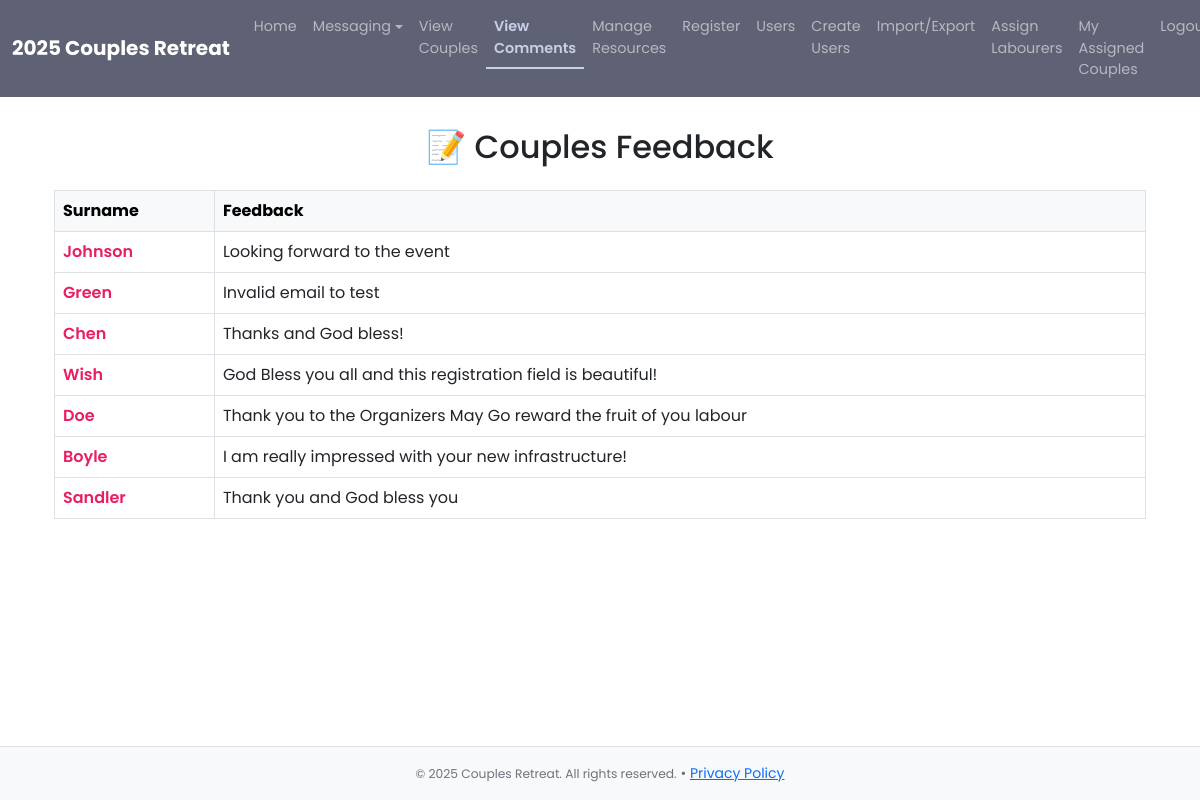
Page /view_comments (signed in) on the committed database.
### website/models.py (models this page shows, shortened)
class Registered(models.Model):
    unique_id = models.UUIDField(default=uuid.uuid4, editable=False, unique=True)
    labourer = models.ForeignKey(
        User,
        null=True,
        blank=True,
        on_delete=models.SET_NULL,
        limit_choices_to={'is_staff': True},
        related_name='assigned_couples'
    )
    s_name = models.CharField('Surname', max_length=120, null=False)
    f_name_m = models.CharField('Husband\'s First Name', max_length=120, null=False)
    phone_no_m = models.CharField('Husband\'s Phone Number', max_length=40, unique=True, null=False)
    email_m = models.EmailField('Husband\'s Email', null=True, blank=True, unique=False)
    f_name_f = models.CharField('Wife\'s First Name', max_length=120, null=False)
    phone_no_f = models.CharField('Wife\'s Phone Number', max_length=40, unique=True, null=False)
    email_f = models.EmailField('Wife\'s Email', null=True, blank=True, unique=False)
    year_married = models.IntegerField('Year Married', null=False)
    attended_previous = models.CharField('Attended Previous Version?', max_length=3, choices=[('Yes', 'Yes'), ('No', 'No')], null=False)
    how_heard_about_program = models.CharField('How You Heard About Program', max_length=255, null=False)
    comments = models.TextField('Comments', null=True, blank=True)
    created_at = models.DateTimeField(auto_now_add=True)
    updated_at = models.DateTimeField(auto_now=True)
    has_downloaded_tag = models.BooleanField(default=False)
    has_confirmed_attendance = models.BooleanField(default=False)
    is_present = models.BooleanField(default=False)

### website/views.py (the view)
# urls.py: path('view_comments', views.view_comments, name='view_comments'),
@superuser_required
def view_comments(request):
    couples_with_comments = Registered.objects.filter(comments__isnull=False).exclude(comments__exact='').order_by('-id')
    return render(request, 'view_comments.html', {'couples': couples_with_comments})

### website/views.py (called while the page is built)
def superuser_required(view_func):
    @wraps(view_func)
    def _wrapped_view(request, *args, **kwargs):
        if not request.user.is_authenticated or not request.user.is_superuser:
            messages.warning(request, "You do not have permission to access this page.")
            return redirect('admin_login')
        return view_func(request, *args, **kwargs)
    return _wrapped_view

### website/templates/view_comments.html (shortened to what this page needs)
{% extends 'base.html' %}
{% block content %}
<div class="container mt-5">
    <h2 class="mb-4 text-center">📝 Couples Feedback</h2>
    {% if couples %}
        <div class="table-responsive">
            <table class="table table-bordered table-hover align-middle">
                <thead class="table-light">
                    <tr>
                        <th>Surname</th>
                        <th>Feedback</th>
                    </tr>
                </thead>
                <tbody>
                    {% for couple in couples %}
                        <tr>
                            <td>
                                <a href="{% url 'view_registee' couple.unique_id %}">
                                    {{ couple.s_name }}
                                </a>
                            </td>
                            <td>{{ couple.comments }}</td>
                        </tr>
                    {% endfor %}
                </tbody>
            </table>
        </div>
    {% else %}
        <p class="text-center text-muted">No comments have been submitted yet.</p>
    {% endif %}
</div>
{% endblock %}

### website/templates/base.html (style rules this page uses)
html, body { height: 100%; margin: 0; font-family: 'Poppins', sans-serif; }
body { display: flex; flex-direction: column; padding-top: 56px; }

### website/templates/view_comments.html (style rules this page uses)
table a { font-weight: 600; text-decoration: none; color: #e91e63; }

### rows in the picture
Registered: s_name "Johnson", comments "Looking forward to the event"
Registered: s_name "Green", comments "Invalid email to test"
Registered: s_name "Chen", comments "Thanks and God bless!"
Registered: s_name "Wish", comments "God Bless you all and this registration field is beautiful!"
Registered: s_name "Doe", comments "Thank you to the Organizers May Go reward the fruit of you labour"
Registered: s_name "Boyle", comments "I am really impressed with your new infrastructure!"
Registered: s_name "Sandler", comments "Thank you and God bless you"
